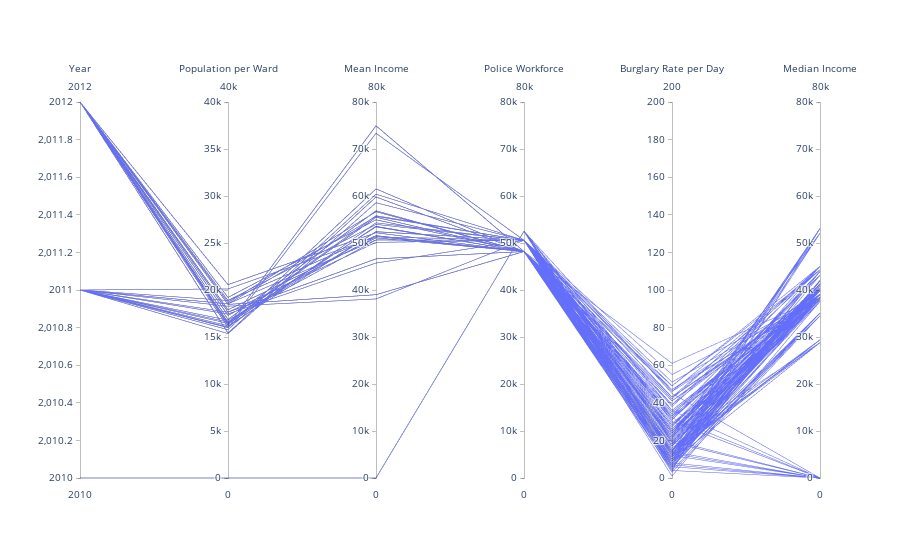

The code cell stored with this chart in its notebook:
### Code cell
Real_df = df4.loc[(df4['Year'] <= 2012)]
fig_pcp = go.Figure(data=
    go.Parcoords(
        line = dict(colorscale = 'Electric',
                   showscale = True),
        dimensions = list([
            dict(
                 label = "Year", values = Real_df['Year']),
            dict(range = [0,40000],
                 label = 'Population per Ward', values = Real_df['Population']),
            dict(range = [0,80000],
                 visible = True,
                 label = 'Mean Income', values = Real_df['Mean Income (£)']),
            dict(range = [0,80000],
                 label = 'Police Workforce', values = Real_df['Police Workforce']),
            dict(range = [0,200],
                 ticktext = ['0','50','100','150','200'],
                 label = 'Burglary Rate per Day', values = Real_df['Burglary Rate']),
            dict(range = [0,80000],
                 label = 'Median Income', values = Real_df['Median Income (£)'])])
    )
)
fig_pcp.show()

### Figure 1 — Plotly figure (JSON) as saved in the notebook; plotly's stock layout.template omitted (floating-point values rounded to 4 significant figures; data arrays with more than 128 entries replaced by an {"elided": "..."} marker saying what was removed)
{"data": [{"dimensions": [{"label": "Year", "values": {"elided": "150 int values"}}, {"label": "Population per Ward", "range": [0, 40000], "values": {"elided": "150 int values"}}, {"label": "Mean Income", "range": [0, 80000], "values": {"elided": "150 int values"}, "visible": true}, {"label": "Police Workforce", "range": [0, 80000], "values": {"elided": "150 int values"}}, {"label": "Burglary Rate per Day", "range": [0, 200], "ticktext": ["0", "50", "100", "150", "200"], "values": {"elided": "150 int values"}}, {"label": "Median Income", "range": [0, 80000], "values": {"elided": "150 int values"}}], "line": {"colorscale": [[0, "rgb(0,0,0)"], [0.2, "rgb(30,0,100)"], [0.4, "rgb(120,0,100)"], [0.6, "rgb(160,90,0)"], [0.8, "rgb(230,200,0)"], [1, "rgb(255,250,220)"]], "showscale": true}, "type": "parcoords"}], "layout": {}}
